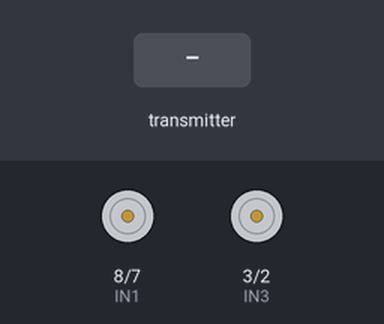
A sketch run on a simulated Arduino Uno, built with avr-gcc and run on an emulated ATmega328P. On the bench: motor-driver pin pairs drawn as motors (green arrow = first pin HIGH = forward, orange = second pin HIGH = backward, longer = more drive, scaled by the enable pin). The test bench sets the inputs (shaded band). No radio packets arrive unless stated.

Above: at 1.2 s.
1.3 s: the transmitter starts sending receivedData.0 = 0
At 2.3 s:
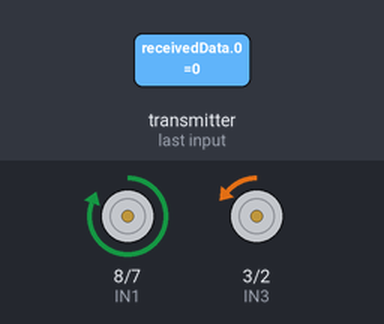
2.8 s: the transmitter starts sending receivedData.1 = 256
At 3.5 s:
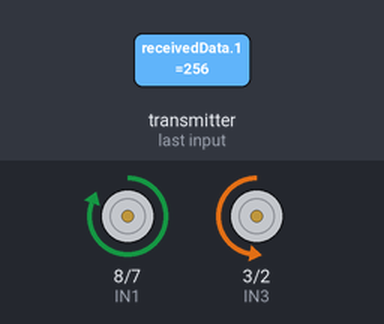
4.3 s: the transmitter starts sending receivedData.0 = 256
At 4.6 s:
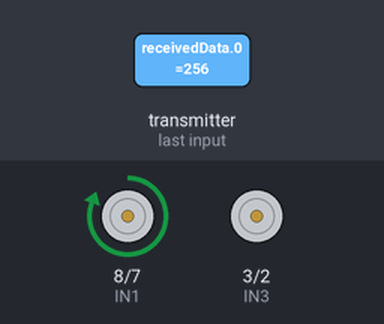
5.8 s: the transmitter starts sending receivedData.1 = 0
At 7.0 s:
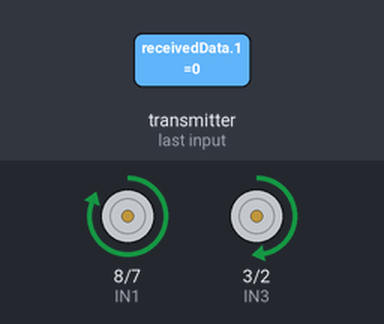
7.3 s: the transmitter starts sending receivedData.0 = 512
At 8.1 s:
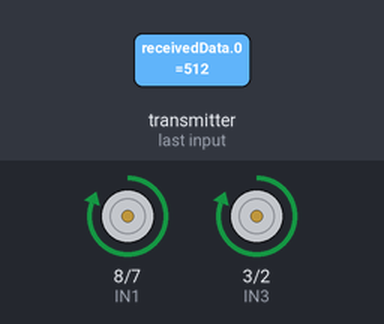
8.8 s: the transmitter starts sending receivedData.1 = 512
At 9.3 s:
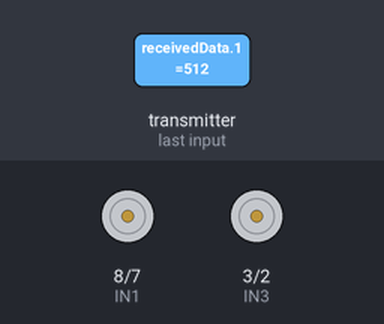
Timing chart, 0 to 11.3 s (numbered marks = the images above; inputs shaded):
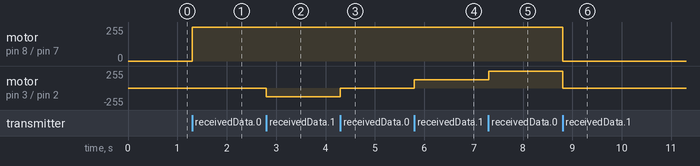

Measured:
- after the input at 1.3 s, motor on pin 8 (IN1) / pin 7 (IN2): stopped → forward 255/255 at once; motor on pin 3 (IN3) / pin 2 (IN4): stopped → backward 1/255 at once
- after the input at 2.8 s, motor on pin 3 (IN3) / pin 2 (IN4): backward 1/255 → backward 128/255 at once
- after the input at 4.3 s, motor on pin 3 (IN3) / pin 2 (IN4): backward 128/255 → stopped at once
- after the input at 5.8 s, motor on pin 3 (IN3) / pin 2 (IN4): stopped → forward 127/255 at once
- after the input at 7.3 s, motor on pin 3 (IN3) / pin 2 (IN4): forward 127/255 → forward 255/255 at once
- after the input at 8.8 s, motor on pin 8 (IN1) / pin 7 (IN2), motor on pin 3 (IN3) / pin 2 (IN4): forward 255/255 → stopped at once

The sketch:

Receiver.ino
```cpp
#include <SPI.h>
#include <nRF24L01.h>
#include <RF24.h>

// radio(ce_pin, csn_pin)
RF24 radio(9, 10);

// the radio reading pipe
const uint64_t pipe = 0xABABABABABAB;

// set up motor pins
const int IN1 = 8;
const int IN2 = 7;
const int IN3 = 3;
const int IN4 = 2;
const int ENA = 6;
const int ENB = 5;

void setup() {
  // setup Serial for printing to the serial monitor
  Serial.begin(9600);

  // initialize RF module
  radio.begin();
  radio.openReadingPipe(1, pipe);
  radio.startListening();

  // set motor pins to output
  pinMode(IN1, OUTPUT);
  pinMode(IN2, OUTPUT);
  pinMode(IN3, OUTPUT);
  pinMode(IN4, OUTPUT);
  pinMode(ENA, OUTPUT);
  pinMode(ENB, OUTPUT);

}

void loop() {
  // only do something if there's a payload available from transmitter
  if (radio.available()) {
    // array for sending messages
    int receivedData[2];
    radio.read(receivedData, sizeof(receivedData));

    int x_value = receivedData[0];
    int y_value = receivedData[1];

    int motorSpeed = map(y_value, 0, 1023, -255, 255);

    // calculate turning motor speeds based on x-joystick value
    int motorSpeedLeft = motorSpeed + (x_value - 512) / 2;
    int motorSpeedRight = motorSpeed - (x_value - 512) / 2;

    // ensure motor speeds are within valid range
    motorSpeedLeft = constrain(motorSpeedLeft, -255, 255);
    motorSpeedRight = constrain(motorSpeedRight, -255, 255);

    // set motors' direction
    if (motorSpeedLeft > 0) {
      digitalWrite(IN1, LOW);
      digitalWrite(IN2, HIGH);
    } else {
      digitalWrite(IN1, HIGH);
      digitalWrite(IN2, LOW);
      motorSpeedLeft = -motorSpeedLeft;
    }

    if (motorSpeedRight > 0) {
      digitalWrite(IN3, LOW);
      digitalWrite(IN4, HIGH);
    } else {
      digitalWrite(IN3, HIGH);
      digitalWrite(IN4, LOW);
      motorSpeedRight = -motorSpeedRight;
    }

    // set motor speeds
    analogWrite(ENA, motorSpeedLeft);
    analogWrite(ENB, motorSpeedRight);
  }
}
```
